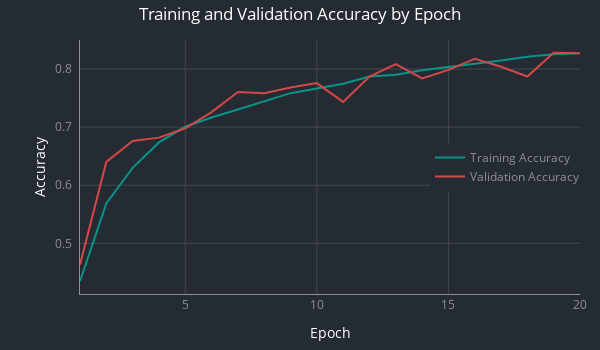

This figure's notebook cell:
### Code cell
# Plot data to see relationships between training and validation data
fig = go.Figure()
fig.add_trace(go.Scatter(
    x=epoch_list, y=hist.history["accuracy"],
    mode="lines", name="Training Accuracy", line=dict(color=palette["green"])))
fig.add_trace(go.Scatter(
    x=epoch_list, y=hist.history["val_accuracy"],
    mode="lines", name="Validation Accuracy", line=dict(color=palette["red"])))

fig.update_layout(
    title="Training and Validation Accuracy by Epoch",
    xaxis=dict(title="Epoch"), yaxis=dict(title="Accuracy"),
    height=350, width=600, legend=dict(x=0.7, y=0.5))

format_plot(fig)
fig.show()

### Figure 1 — Plotly figure (JSON) as saved in the notebook; plotly's stock layout.template omitted (floating-point values rounded to 4 significant figures)
{"data": [{"line": {"color": "#089389"}, "mode": "lines", "name": "Training Accuracy", "type": "scatter", "x": [1, 2, 3, 4, 5, 6, 7, 8, 9, 10, 11, 12, 13, 14, 15, 16, 17, 18, 19, 20], "y": [0.4346, 0.5686, 0.6299, 0.6737, 0.7006, 0.7165, 0.7305, 0.7447, 0.7585, 0.7664, 0.7746, 0.7871, 0.7901, 0.7977, 0.803, 0.8095, 0.8148, 0.8213, 0.8252, 0.8273]}, {"line": {"color": "#d34748"}, "mode": "lines", "name": "Validation Accuracy", "type": "scatter", "x": [1, 2, 3, 4, 5, 6, 7, 8, 9, 10, 11, 12, 13, 14, 15, 16, 17, 18, 19, 20], "y": [0.4633, 0.6401, 0.6763, 0.6819, 0.698, 0.7259, 0.7605, 0.7584, 0.7681, 0.7758, 0.7434, 0.7871, 0.8086, 0.7838, 0.7986, 0.8176, 0.804, 0.7871, 0.8281, 0.8271]}], "layout": {"height": 350, "legend": {"font": {"color": "#8f8f94"}, "x": 0.7, "y": 0.5}, "margin": {"b": 20, "l": 80, "r": 20, "t": 40}, "paper_bgcolor": "#252b33", "plot_bgcolor": "#252b33", "title": {"font": {"color": "#fefeff"}, "text": "Training and Validation Accuracy by Epoch", "x": 0.5}, "width": 600, "xaxis": {"autorange": true, "categoryorder": "category ascending", "gridcolor": "#45464d", "linecolor": "#8f8f94", "range": [1, 20], "tickfont": {"color": "#8f8f94"}, "title": {"font": {"color": "#fefeff"}, "text": "Epoch"}, "type": "linear"}, "yaxis": {"autorange": true, "categoryorder": "category ascending", "gridcolor": "#45464d", "linecolor": "#8f8f94", "range": [0.4128, 0.85], "tickcolor": "#252b33", "tickfont": {"color": "#8f8f94"}, "ticklen": 5, "ticks": "outside", "title": {"font": {"color": "#fefeff"}, "standoff": 5, "text": "Accuracy"}, "type": "linear"}}}
